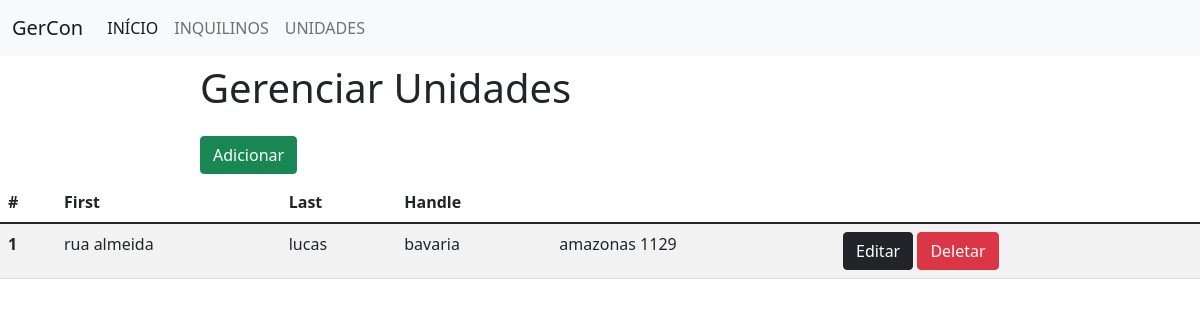
Before: /unidades/ with the older database file.
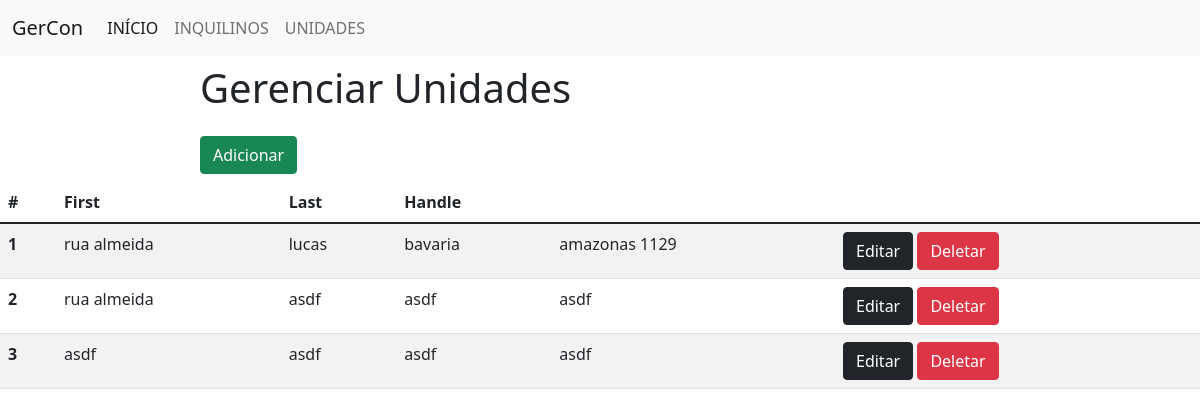
After: the same page with the newer database file.
### app/models.py (models this page shows)
class Unidades(models.Model):
    nindentifica = models.CharField(max_length=50)
    proprietario = models.CharField(max_length=30)
    condominio = models.CharField(max_length=30)
    endereco = models.CharField(max_length=30)

### app/views.py (the view)
# urls.py: path('unidades/', unidades),
def unidades(request):
    data = {}
    data['dp'] = Unidades.objects.all()
    return render(request, "unidades.html", data)

### app/templates/unidades.html (shortened to what this page needs)
<!DOCTYPE html>
<html lang="en">
<head>
    <link href="https://cdn.jsdelivr.net/npm/bootstrap@5.1.3/dist/css/bootstrap.min.css" rel="stylesheet">
</head>
<body>
<nav class="navbar navbar-expand-lg navbar-light bg-light">
  <div class="container-fluid">
    <a class="navbar-brand" href="">GerCon</a>
    <div class="collapse navbar-collapse" id="navbarNav">
      <ul class="navbar-nav">
        <li class="nav-item">
          <a class="nav-link active" aria-current="page" href="">INÍCIO</a>
        </li>
        <li class="nav-item">
          <a class="nav-link" href="/inquilinos">INQUILINOS</a>
        </li>
        <li class="nav-item">
          <a class="nav-link" href="/unidades">UNIDADES</a>
        </li>
      </ul>
    </div>
  </div>
</nav>
    <div class="col-8 m-auto pt-2 pb-2">
        <h1>Gerenciar Unidades</h1>
    </div>
    <div class="col-8 m-auto pt-2 pb-2">
        <a href="/uniForm" class="btn btn-success">Adicionar</a>
    </div>
   <table class="table table-striped">
  <thead class="thead-dark">
    <tr>
      <th scope="col">#</th>
      <th scope="col">First</th>
      <th scope="col">Last</th>
      <th scope="col">Handle</th>
    </tr>
  </thead>
  <tbody>
   {% for dps in dp %}
        <tr>
      <th>{{dps.id}}</th>
      <td>{{dps.nindentifica}}</td>
      <td>{{dps.proprietario}}</td>
      <td>{{dps.condominio}}</td>
      <td>{{dps.endereco}}</td>
      <td>
        <a href="" class="btn btn-dark"> Editar </a>
        <a href="" class="btn btn-danger"> Deletar </a>
      </td>
    </tr>
  {% endfor %}
  </tbody>
</table>
</body>
</html>

Changed rows visible on the page:
added Unidades: id "2", nindentifica "rua almeida", proprietario "asdf", condominio "asdf", endereco "asdf"
added Unidades: id "3", nindentifica "asdf", proprietario "asdf", condominio "asdf", endereco "asdf"
